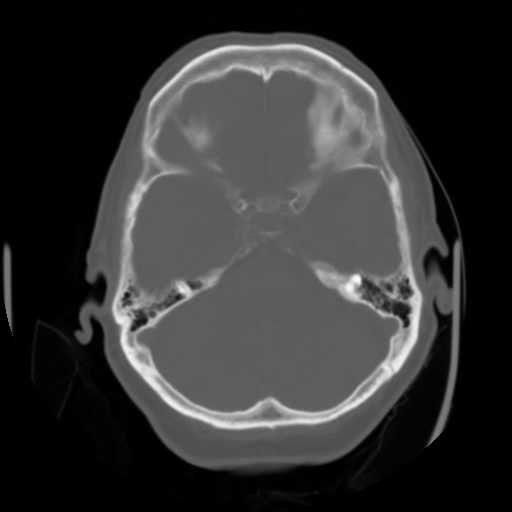
%> input picture image_processing/c32_009.dcm, 512 x 512 px, given in place of c32b1_009.dcm, which was not available
$ octave volume_read.m   (GNU Octave 9; MATLAB toolbox functions it lacks are replaced by stand-ins)
%> lines starting %> are read from the running program, lines starting %| are printed output that depends on the picture; in (x1, y1, x2, y2) boxes, pixels count from 0 and x2, y2 are one past the last pixel; in counts of white or black regions, pixels touching at a corner belong together; the program's own positions count from 1; pictures that were not available may be replaced by others from this repository, and a replacement may not be noted
clear all; close all;
%cd('./Dane/CT_1' ) % wej�cie do katalogu z DICOM-ami
%% ---- ustalenie wymiaru przekroju
%figure,
I = dicomread('c32b1_009.dcm'); imshow(I,[]) % wczytanie pierwszego z brzegu przekroju
%> further down, I is the input picture: size 512x512 uint16; min 0, max 2813, mean 571.2
info = dicominfo('c32b1_009.dcm');
%imcontrast() % tutaj imcontrast do ustalenia progów: 750 i 1150-robiłem na
%obrazku 9 bo łatow było się do instrukcji odnieść

Nx = info.Width ; % znale�� wymiary przekroju
Ny = info.Height; % znale�� wymiary przekroju
%% zapisywanie przekroj�w do macierzy 3D i
pliki = dir('*.dcm');   % struktura z nazwami wszystkich plik�w w formacie .dcm znajduj�cych si� w bie��cym folderze
CT = zeros(Nx,Ny,length(pliki));  % macierz zer do zapisywania kolejnych przekroj�w DICOM
kontrolaZ=zeros(1,length(pliki));

for i = 1:length(pliki)
    % zapisywanie przekroj�w
    slice = dicomread(pliki(i).name);
    info = dicominfo(pliki(i).name);
    CT(:,:,info.InstanceNumber) = slice;
    % zapisywanie potzebnych metadanych
    kontrolaZ(info.InstanceNumber) = info.SliceLocation;
    kontrolaSeries(info.InstanceNumber)=info.SeriesNumber;
    kontrolaSlice(info.InstanceNumber)=info.SliceThickness;
    kontrolaPosition(info.InstanceNumber,:)=info.ImagePositionPatient;
    kontrolaSpacing(info.InstanceNumber,:)=info.PixelSpacing;

end


%% weryfikacja poprawno�ci zapisania danych
% subplot(121)
figure,
plot(kontrolaSpacing(:,2));hold on;
plot(kontrolaSlice(1,:),'g');
plot(kontrolaPosition(:,3),'r');grid on;
plot(kontrolaZ,'c');grid on;
legend('Pixel Spacing','SliceThickness','ImagePositionPatient','SliceLocation');
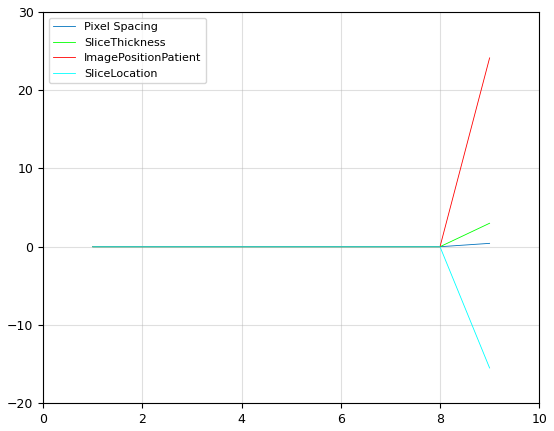
%> figure redrawn from the program's plot data
figure;
PS_sl_num = 256;
CT_sp = squeeze(CT(:,PS_sl_num,:));
CT_sp = imresize(CT_sp,[512 512],'bilinear');
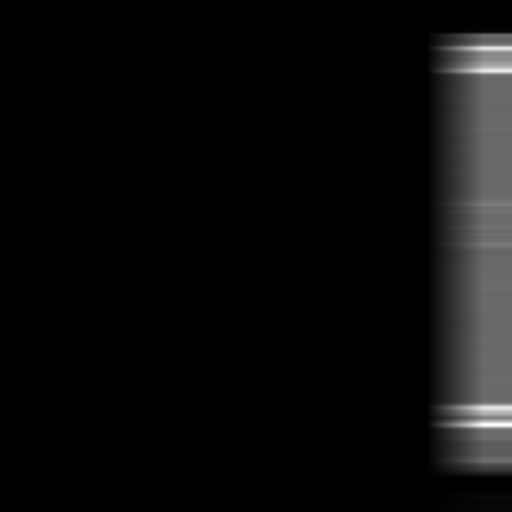
%> CT_sp: size 512x512 double; min 0, max 2481, mean 106.4; drawn with min black and max white
% subplot(122);
%imshow(CT_sp,[1000 1100])
B1=dicomread(pliki(1).name);
[ k, l ] = size(B1);
%> k = 512; l = 512
B = zeros(k, l, length(pliki));
progd=850;
progg=1180;
for i=1:length(pliki)
   % if(i==9)
   %figure(1)
   B1=dicomread(pliki(i).name);
   B(:,:,i)=B1;
   B1(B1<progd)=0;
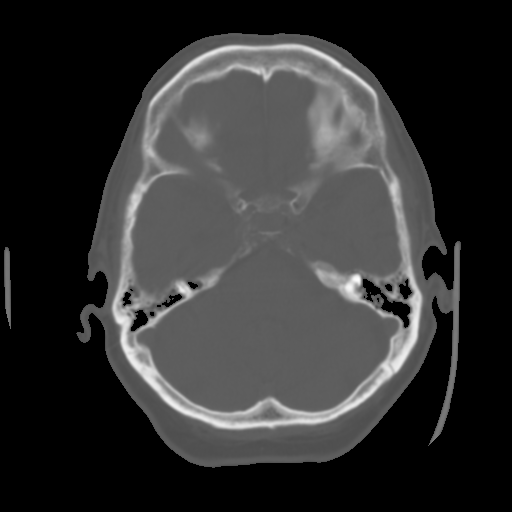
%> B1: size 512x512 uint16; min 0, max 2813, mean 549.9; drawn with min black and max white
   B1(B1>progg)=2000;
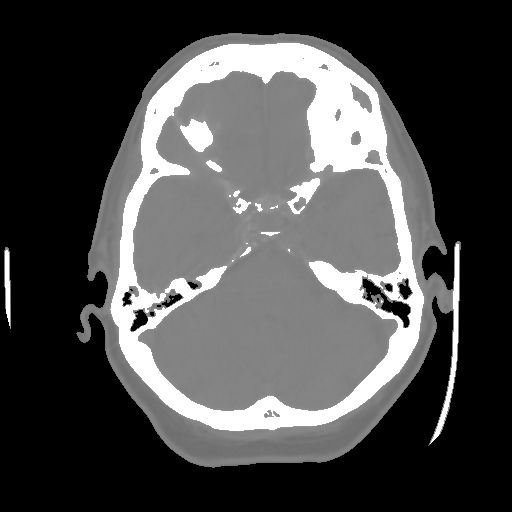
%> B1: size 512x512 uint16; 11.8% of pixels changed, all inside (x1, y1, x2, y2) = (5, 43, 459, 444); drawn with min black and max white
   %B1(B1==0)=2000;

   %imshow(B1,[]);colormap('gray');colorbar
    %else continue;
    %end;
end

figure(2);
colormap('gray');
contourslice(B,[],[],[1, 12, 27],4);
%> (this line was passed over: contourslice is not available in this run)
view(3);
axis tight
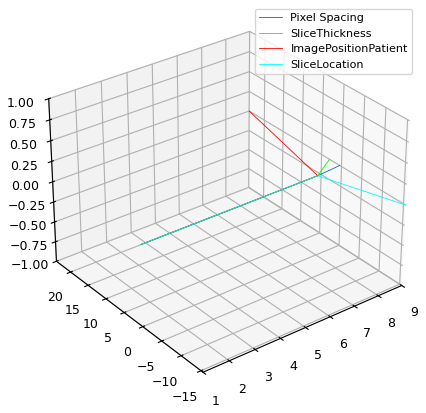
%> figure redrawn from the program's plot data
